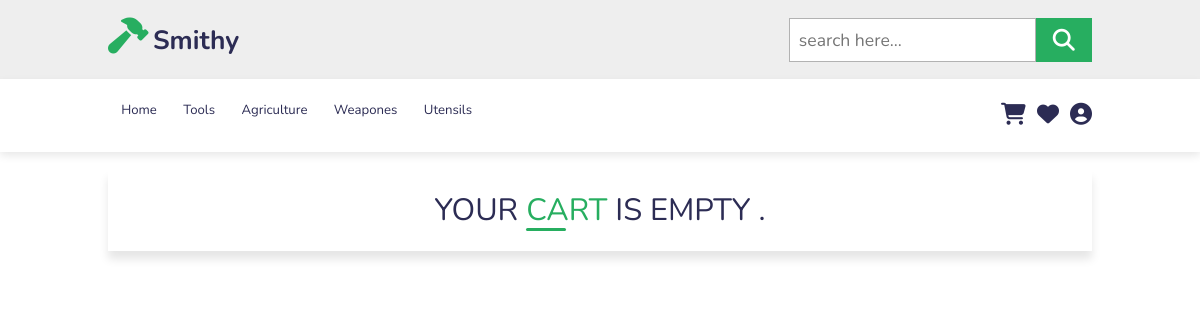
The app's page /cart/ (signed in), older data.
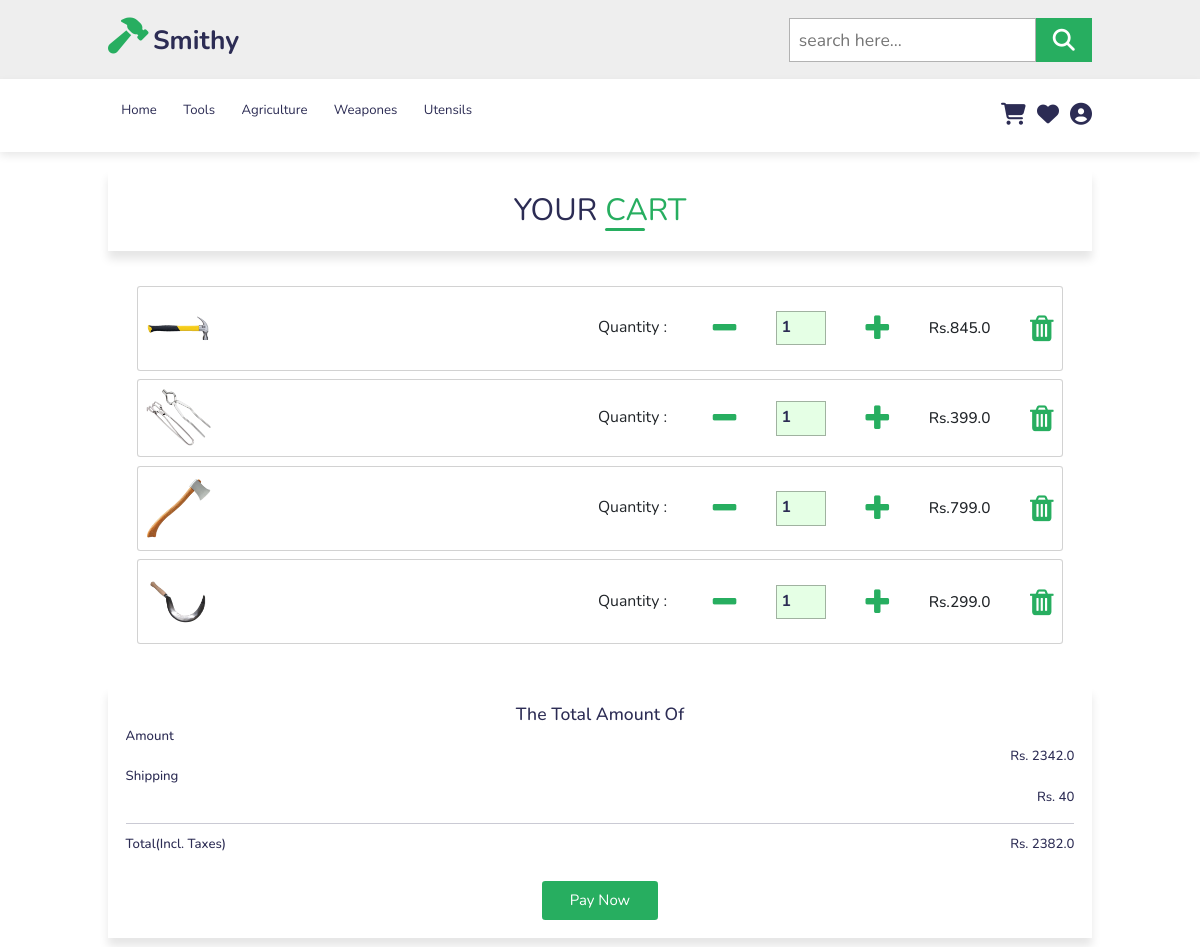
The same page, newer data.
### cart/models.py (models this page shows, shortened)
class Cart (models.Model):
    user = models. ForeignKey (User, on_delete=models.CASCADE)
    product = models. ForeignKey (Product, on_delete=models.CASCADE)
    quantity = models.PositiveIntegerField(default=1)

### shop/models.py (models this page shows, shortened)
class Product(models.Model):
    title = models.CharField(max_length=100)
    selling_price = models.FloatField()
    discounted_price = models.FloatField()
    percentage = models.IntegerField()
    description = models.TextField()
    category = models.CharField(choices=CATEGORY_CHOICES, max_length=1)
    product_image = models.ImageField(upload_to='static/image/')
    @property
    def percentage(self):
        return int(((self.selling_price - self.discounted_price) * 100)/self.selling_price)

### shop/views.py (the view)
# urls.py: path('cart/',views.show_cart,name='showcart'),
def show_cart(request):
    user=request.user
    cart= Cart.objects.filter(user=user)
    amount = 0
    shiping_amount = 40
    l= len(cart)
    for p in cart:
        value = p.quantity * p.product.discounted_price
        amount = amount + value
    totalamount = amount + shiping_amount
    return render(request,'shop/cart.html',locals())

### shop/templates/shop/cart.html (shortened to what this page needs)
{% extends 'base.html' %} {% load static %} {% block content %}
<section>
  {% if l == 0 %}
  <div class="heading">Your <span class="title">Cart</span> is Empty .</div>
  {% else %}
  <div class="heading">
    Your
    <span class="title">Cart</span>
  </div>
  <div class="row">
    <div class="overflow-scroll" style="max-height: 400px">
      {% for item in cart %}
      <div class="card mb-3">
        <div class="card-body">
          <div class="d-flex justify-content-between">
            <div class="d-flex flex-row align-items-center">
              <div>
                <a href="{% url 'shop:product_details' item.product.id %}" >
                <img
                  src="/{{item.product.product_image}}"
                  class="img-fluid rounded-3"
                  alt="Shopping item"
                  style="width: 65px"
                />
              </a>
              </div>
            </div>
            <div class="d-flex align-items-center">
              <div class="quantity d-flex align-items-center">
                <span>quantity : </span>
                <form
                  action="{% url 'shop:decrease_quantity' item.id %}"
                  method="post"
                  style="display: inline"
                >
                  <button  type="submit"><i class="delete_btn fa fa-minus" style="font-size: 30px; background: white"></i></button>
                </form>
                <input type="number" style="width:50px" value="{{item.quantity}}" />
                <form
                  action="{% url 'shop:increase_quantity' item.id %}"
                  method="post"
                  style="display: inline"
                >
                  <button type="submit"><i class="delete_btn fa fa-plus" style="font-size: 30px; background: white"></i></button>
                </form>
              </div>
              <div class="price">
                <h3 class="mb-0">
                  Rs.<span>{{item.product.discounted_price}}</span>
                </h3>
              </div>
              <form action="/delete-from-cart">
                <button type="submit">
                  <i class="delete_btn fa fa-trash" style="font-size: 30px; background: white"></i>
                </button>
              </form>
            </div>
          </div>
        </div>
      </div>
      {% endfor %}
    </div>
  </div>
  <div class="heading">
    <div class="card-body">
      <h2>The total amount of</h2>
      <div class="d-flex justify-content-start align-items-center">
        <h4>Amount</h4>
      </div>
      <div class="d-flex justify-content-end align-items-center">
        <h4>Rs. {{amount}}</h4>
      </div>
      <div class="d-flex justify-content-start align-items-center">
        <h4>Shipping</h4>
      </div>
      <div class="d-flex justify-content-end align-items-center">
        <h4>Rs. {{shiping_amount}}</h4>
      </div>
      <hr class="my-4" />
      <div class="d-flex justify-content-between mb-4">
        <h4 class="mb-2">Total(Incl. taxes)</h4>
        <h4 class="mb-2">Rs. {{totalamount}}</h4>
      </div>
    </div>
    <a href="{% url 'shop:payment' %}" class="btn">Pay Now</a>
  </div>
  {% endif %}
</section>
{% endblock %}

Row changes from the older to the newer data that the page shows:
added Cart: product.product_image (picture), quantity "1", product.discounted_price "845.0"
added Cart: product.product_image (picture), quantity "1", product.discounted_price "399.0"
added Cart: product.product_image (picture), quantity "1", product.discounted_price "799.0"
added Cart: product.product_image (picture), quantity "1", product.discounted_price "299.0"
Text that changed along with them:
{{ amount }}: (not shown) → "2342.0"
{{ shiping_amount }}: (not shown) → "40"
{{ totalamount }}: (not shown) → "2382.0"
text no longer shown: "IS EMPTY ."
text now shown: "The Total Amount Of Amount Rs. Shipping Rs. Total(Incl. Taxes) Rs. Pay Now"
